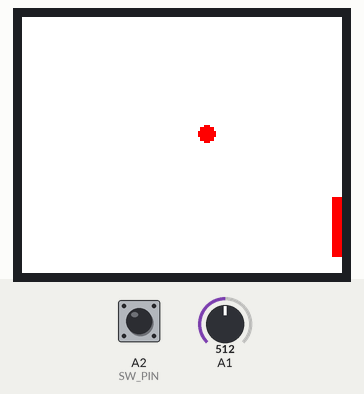
This sketch was run on a simulated Arduino Uno, built with avr-gcc and run on an emulated ATmega328P. Parts: 160×128 colour display. The inputs (shaded band) are chosen by the test bench; at power-on: A2 (SW_PIN) HIGH, A1 = 512. What the sketch prints to the serial monitor is not drawn.

Above: at 2.3 s.
2.4 s: A2 (SW_PIN) pulled LOW for 3.2 s
At 4.19 s:
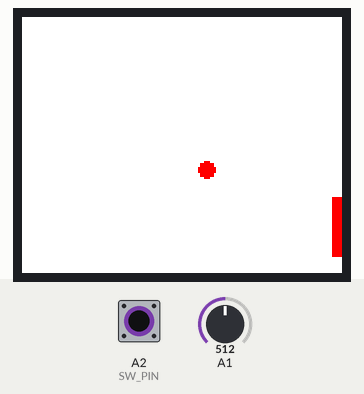
6.2 s: A1 set to 622
At 6.4 s:
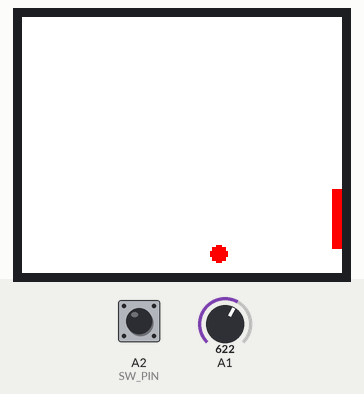
9.2 s: A2 (SW_PIN) pulled LOW for 0.15 s
At 9.37 s:
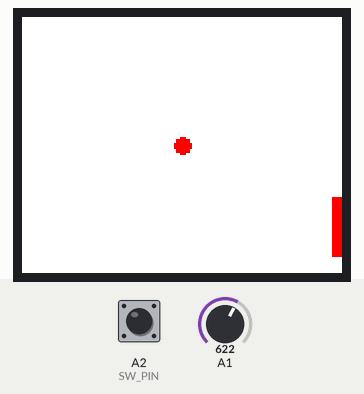
Timing chart, 0 to 12.2 s (numbered marks = the images above; inputs shaded):
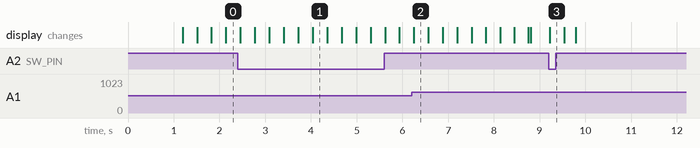

The sketch:

LCD_Starter_Code.ino
```cpp
/*--------------------------------------------------------------------
Name:   Matthew Schlatter
Date:   May 9 2024
Course: CSCE 336 Embedded Systems (Spring 2024)
File:   LCD_Starter_Code.cpp
HW/Lab: Bonus Lab #5

Purp: Demonstrates the use of Adafruit 1.8" (128x160 pixels) TFT Display
      using the Adafruit GFX and ST7735 libraries to be used to make an
      Etch-a-Sketch and Pong Game.

Doc:  Used seesaw_shield18_test.ino to get initialization values,
      and uses the Adafruit GFX, Adafruit ST7735, and Adafruit
      BusIO Libraries

Academic Integrity Statement: I certify that, while others may have
assisted me in brain storming, debugging and validating this program,
the program itself is my own work. I understand that submitting code
which is the work of other individuals is a violation of the honor
code.  I also understand that if I knowingly give my original work to
another individual is also a violation of the honor code.
--------------------------------------------------------------------*/

#include <Arduino.h>         // jlf added for vs_code
#include <Wire.h>            // jlf added for vs_code
#include <Adafruit_GFX.h>    // Core graphics library
#include <Adafruit_ST7735.h> // Hardware-specific library for ST7735
#include <SPI.h>
#include <avr/wdt.h>
#include "pong.h"

#define TFT_CS    10
#define TFT_RST   9
#define TFT_DC    8
#define VRx_CHANNEL A0
#define VRy_CHANNEL A1
#define SW_PIN A2

// Create class named tft of type Adafruit_ST7735
Adafruit_ST7735 tft = Adafruit_ST7735(TFT_CS, TFT_DC, TFT_RST);

// Function Prototypes
void Display_Menu(void);

// Setup for LCD Display
uint16_t TFT_height = tft.width();  //128
uint16_t TFT_width = tft.height();  //160
uint16_t color = ST77XX_RED;
uint16_t box_width = 4;
uint16_t box_height = 4;
ball_t pongBall = createBall(80, 64, 3, 3, 4);
paddle myPaddle = createPaddle(155, 90, 0, 30, 5);

void setup() {
  Serial.begin(9600);
  Serial.println("Welcome to CSCE 336 LCD Starter Code!");

  // Use this initializer if using a 1.8" TFT screen:
  tft.initR(INITR_BLACKTAB);      // Init ST7735S chip, black tab

  Serial.println("Display Initialized");

  // Display Welcome Screen
  tft.setTextWrap(false);
  tft.setRotation(1); // Rotate view 90 degrees
  Display_Menu();

  // ADC setup
  PRR &= ~(1 << PRADC);
  ADMUX = (1 << REFS0); // set voltage reference to AVcc
  ADCSRA = (1 << ADEN) | (1 << ADPS2) | (1 << ADPS1) | (1 << ADPS0); // enable ADC, division factor 128

  // set joystick pins as input
  DDRC &= ~(1 << DDC0); // VRx
  DDRC &= ~(1 << DDC1); // VRy
  DDRC &= ~(1 << DDC2); // SW
  // set button with pullup resistor
  PORTC |= (1 << PORTC2);
}

void loop() {
  int16_t vryValue = readAnalogInput(1);

  // clear last positions
  tft.fillCircle(pongBall.position.x, pongBall.position.y, pongBall.radius, ST77XX_WHITE);
  tft.fillRect(myPaddle.position.x, myPaddle.position.y, myPaddle.width, myPaddle.height, ST77XX_WHITE);

  if(vryValue > 612) {
    myPaddle = createPaddle(myPaddle.position.x, myPaddle.position.y, -2, myPaddle.height, myPaddle.width);
  } else if (vryValue < 412) {
    myPaddle = createPaddle(myPaddle.position.x, myPaddle.position.y, 2, myPaddle.height, myPaddle.width);
  } else {
    myPaddle = createPaddle(myPaddle.position.x, myPaddle.position.y, 0, myPaddle.height, myPaddle.width);
  }
  pongBall = moveBall(pongBall, myPaddle);
  myPaddle = movePaddle(myPaddle);

  if(pongBall.velocity.x == 0 && pongBall.velocity.y == 0) {
    gameOver();
  }

  // draw new positions
  tft.fillCircle(pongBall.position.x, pongBall.position.y, pongBall.radius, ST77XX_RED);
  tft.fillRect(myPaddle.position.x, myPaddle.position.y, myPaddle.width, myPaddle.height, ST77XX_RED);
  delay(20);

//  etch-a-sketch code
//  int16_t vrxValue = readAnalogInput(0);
//  int16_t vryValue = readAnalogInput(1);
//  int16_t swState = PINC & (1 << PINC2);
//
//  // Check joystick direction
//  if (vrxValue < 412) {
//    Serial.println("Joystick pushed Right");
//    TFT_width += 8;
//  } else if (vrxValue > 612) {
//    Serial.println("Joystick pushed Left");
//    TFT_width -= 8;
//  } else if (vryValue < 412) {
//    Serial.println("Joystick pushed Down");
//    TFT_height += 8;
//  } else if (vryValue > 612) {
//    Serial.println("Joystick pushed Up");
//    TFT_height -= 8;
//  } else if(swState == LOW) {
//    Serial.println("Button pressed");
//    color = ST77XX_WHITE;
//  } else {
//    Serial.println("Joystick released");
//    color = ST77XX_BLUE;
//  }
//
//  tft.fillRect(TFT_width/2, TFT_height/2, box_width, box_height, color);
//  delay(200);
}

void Display_Menu(void){
  tft.fillScreen(ST77XX_WHITE);
  tft.setCursor(0, 20);
  tft.setTextColor(ST77XX_RED);
  tft.setTextSize(3);
  tft.println("   PONG");
  delay(1000);
  tft.fillScreen(ST77XX_WHITE);
  return;
}

void gameOver() {
  tft.fillScreen(ST77XX_WHITE);
  tft.setCursor(0, 20);
  tft.setTextColor(ST77XX_RED);
  tft.setTextSize(3);
  tft.println("GAME OVER");
  tft.println("YOU LOSED");
  tft.println(" ");
  tft.setTextSize(2);
  tft.println("  Go Big Red!");
  while(true){
    int16_t swState = PINC & (1 << PINC2);
    if(swState == LOW) { // restart the game when the button is pressed
      tft.fillScreen(ST77XX_WHITE);
      pongBall = createBall(80, 64, 3, 3, 4);
      myPaddle = createPaddle(155, 90, 0, 30, 5);
      return;
    }
  }
}
```

pong.cpp
```cpp
/*--------------------------------------------------------------------
Name:   Matthew Schlatter
Date:   May 9 2024
Course: CSCE 336 Embedded Systems (Spring 2024)
File:   pong.c (Pong Implementation)
HW/Lab: Pong Lab

Purp: Implements a subset of the pong game

Doc:    None

Academic Integrity Statement: I certify that, while others may have
assisted me in brain storming, debugging and validating this program,
the program itself is my own work. I understand that submitting code
which is the work of other individuals is a violation of the honor
code.  I also understand that if I knowingly give my original work to
another individual is also a violation of the honor code.
-------------------------------------------------------------------------*/
#include <Arduino.h>         // jlf added for vs_code
#include <Wire.h>            // jlf added for vs_code
#include <Adafruit_GFX.h>    // Core graphics library
#include <Adafruit_ST7735.h> // Hardware-specific library for ST7735
#include <SPI.h>
#include "pong.h"

ball_t createBall(int16_t xPos, int16_t yPos, int16_t xVel, int16_t yVel, uint8_t radius) {
  ball_t myNewBall = {xPos, yPos, xVel, yVel, radius};
	return myNewBall;
}

// By defining the collision detector functions in the implementation file instead of the header
// Makes it so main can't call these functions
ball_t checkBounceTopOrBottom(ball_t ballToTest);

ball_t checkBounceLeftOrRight(ball_t ballToTest, paddle paddleToTest);

// Collision detector function implementations
ball_t checkBounceTopOrBottom(ball_t ballToTest) {
  ballToTest.velocity.y = -ballToTest.velocity.y;
  return ballToTest;
}

ball_t checkBounceLeftOrRight(ball_t ballToTest, paddle paddleToTest) {
  if(((ballToTest.position.y <= (paddleToTest.position.y + paddleToTest.height)) &&
      (ballToTest.position.y >= paddleToTest.position.y) && ballToTest.position.x >= 149) ||
       ballToTest.position.x <= 6) { // ball hits paddle or left wall
    ballToTest.velocity.x = -ballToTest.velocity.x;
  } else {
    ballToTest.velocity.x = 0;
    ballToTest.velocity.y = 0;
  }
  return ballToTest;
}

ball_t moveBall(ball_t ballToMove, paddle paddleToTest) {
  if(ballToMove.position.y <= 6 || ballToMove.position.y >= 122) { // top or bottom walls
    ballToMove = checkBounceTopOrBottom(ballToMove);
    ballToMove.position.x += ballToMove.velocity.x;
    ballToMove.position.y += ballToMove.velocity.y;
  } else if(ballToMove.position.x >= 149) { // right wall
    ballToMove = checkBounceLeftOrRight(ballToMove, paddleToTest);
    ballToMove.position.x += ballToMove.velocity.x;
    ballToMove.position.y += ballToMove.velocity.y;
  } else if(ballToMove.position.x <= 6) {
    ballToMove = checkBounceLeftOrRight(ballToMove, paddleToTest);
    ballToMove.position.x += ballToMove.velocity.x;
    ballToMove.position.y += ballToMove.velocity.y;
  } else {
    ballToMove.position.x += ballToMove.velocity.x;
    ballToMove.position.y += ballToMove.velocity.y;
  }
	return ballToMove;
}

paddle createPaddle(int16_t xPos, int16_t yPos, int16_t yVel, uint8_t height, uint8_t width) {
  paddle myNewPaddle = {xPos, yPos, yVel, height, width};
  return myNewPaddle;
}

paddle movePaddle(paddle paddleToMove) {
  paddleToMove.position.y += paddleToMove.velocity;
  return paddleToMove;
}

int16_t readAnalogInput(uint8_t analogPin) {
  int16_t ADCvalue;
  ADMUX = (ADMUX & 0xF0) | analogPin; // set mux for appropriate input ADC pin while clearing bottom 4 bits
  ADCSRA |= (1 << ADSC); // writing a '1' to the ADC Start Conversion bit in the ADC Control and Status Register A (ADCSRA.ADSC).
  while (ADCSRA & (1 << ADSC)); // while no ADSC == 1 (i.e. ADC conversion not complete)
  ADCvalue = ADC; // read ADC values and return
  return ADCvalue;
}
```

pong.h
```cpp
/*--------------------------------------------------------------------
Name:   Matthew Schlatter
Date:   May 9 2024
Course: CSCE 336 Embedded Systems (Spring 2024)
File:   pong.h (Pong Header)
HW/Lab: Pong Lab

Purp: Implements a subset of the pong game

Doc:    None

Academic Integrity Statement: I certify that, while others may have
assisted me in brain storming, debugging and validating this program,
the program itself is my own work. I understand that submitting code
which is the work of other individuals is a violation of the honor
code.  I also understand that if I knowingly give my original work to
another individual is also a violation of the honor code.
-------------------------------------------------------------------------*/

#ifndef _PONG_H
#define _PONG_H

#define SCREEN_WIDTH 160
#define SCREEN_HEIGHT 128

typedef struct {
	  int16_t x;
    int16_t y;
} vector2d_t;

typedef struct {
    vector2d_t position;
    vector2d_t velocity;
    uint8_t  radius;
} ball_t;

typedef struct {
    vector2d_t position;
    int16_t velocity;
    uint8_t  height;
    uint8_t  width;
} paddle;

ball_t createBall(int16_t xPos, int16_t yPos, int16_t xVel, int16_t yVel, uint8_t  radius);

ball_t moveBall(ball_t ballToMove, paddle myPaddle);

paddle createPaddle(int16_t xPos, int16_t yPos, int16_t yVel, uint8_t height, uint8_t width);

paddle movePaddle(paddle paddleToMove);

int16_t readAnalogInput(uint8_t analogPin);

#endif
```

Measured:
- after the input at 9.2 s, the display: changes at once (image 3)
